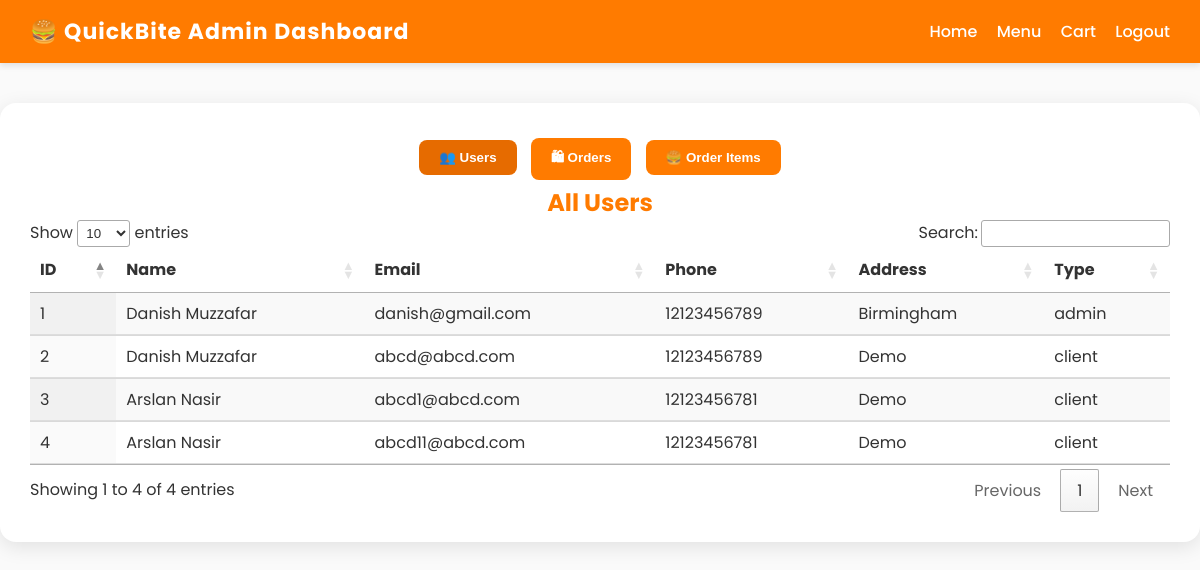
Page /admin_dashboard on the committed database.
### models.py (models this page shows, shortened)
class User(db.Model):
    __tablename__ = 'user'
    id = db.Column(db.Integer, primary_key=True)
    first_name = db.Column(db.String(100), nullable=False)
    last_name = db.Column(db.String(100), nullable=False)
    email = db.Column(db.String(120), unique=True, nullable=False)
    phone = db.Column(db.String(11), nullable=False)
    address = db.Column(db.String(250), nullable=False)
    password = db.Column(db.String(100), nullable=False)
    type = db.Column(db.String(20), default='client')  # 'client' or 'admin'
    orders = db.relationship('Order', backref='user', lazy=True)

### app.py (the view)
@app.route('/admin_dashboard')
def admin_dashboard():
    users = User.query.all()
    orders = Order.query.order_by(Order.created_at.desc()).all()
    order_items = OrderItem.query.all()
    order_list = []
    for o in orders:
        order_list.append({
            "id": o.id,
            "user_id": o.user_id,
            "customer_name": o.customer_name,
            "email": o.email,
            "phone": o.phone,
            "address": o.address,
            "total_amount": float(o.total_amount or 0),
            "created_at": o.created_at.strftime("%Y-%m-%d %H:%M:%S") if o.created_at else "",
            "is_guest": bool(o.is_guest),
            "status": o.status
        })
    return render_template(
        'admin_dashboard.html',
        users=users,
        orders=orders,
        order_items=order_items,
        orders_json=order_list  # ✅ pass this version for Chart.js
    )

### templates/admin_dashboard.html (shortened to what this page needs)
<!DOCTYPE html>
<html lang="en">
<head>
  <link rel="stylesheet" href="https://cdn.datatables.net/1.13.4/css/jquery.dataTables.min.css">
  <link rel="stylesheet" href="{{ url_for('static', filename='style.css') }}">
</head>
<body>
<header>
  <h1>🍔 QuickBite Admin Dashboard</h1>
  <nav>
    <a href="/">Home</a>
    <a href="/menu">Menu</a>
    <a href="/cart">Cart</a>
    <a href="/admin_login">Logout</a>
  </nav>
</header>
<div class="dashboard-container">
  <nav style="text-align:center;">
    <button class="tab-btn active" onclick="showTab('users')">👥 Users</button>
    <button class="tab-btn" onclick="showTab('orders')">🛍 Orders</button>
    <button class="tab-btn" onclick="showTab('items')">🍔 Order Items</button>
  </nav>
  <div id="users" class="tab-content active">
    <h2>All Users</h2>
    <table id="userTable" class="display">
      <thead>
        <tr><th>ID</th><th>Name</th><th>Email</th><th>Phone</th><th>Address</th><th>Type</th></tr>
      </thead>
      <tbody>
        {% for user in users %}
        <tr>
          <td>{{ user.id }}</td>
          <td>{{ user.first_name }} {{ user.last_name }}</td>
          <td>{{ user.email }}</td>
          <td>{{ user.phone }}</td>
          <td>{{ user.address }}</td>
          <td>{{ user.type }}</td>
        </tr>
        {% endfor %}
      </tbody>
    </table>
  </div>
</div>
</body>
</html>

### static/style.css (style rules this page uses)
* { margin: 0; padding: 0; box-sizing: border-box; }
body { font-family: 'Poppins', sans-serif; background: #f9f9f9; color: #333; min-height: 100vh; }
header { background: #ff7b00; color: #fff; display: flex; justify-content: space-between; align-items: center; padding: 15px 30px; box-shadow: 0 3px 6px rgba(0,0,0,0.1); }
header h1 { font-size: 22px; letter-spacing: 1px; }
header a { color: #fff; margin-left: 15px; text-decoration: none; font-weight: 500; }
header { position: sticky; top: 0; z-index: 1000; }
body { transition: background-color 0.4s ease, color 0.4s ease; }

### templates/admin_dashboard.html (style rules this page uses)
body { background: #fafafa; }
.dashboard-container { max-width: 1200px; margin: 40px auto; background: #fff; border-radius: 16px; padding: 30px; box-shadow: 0 5px 20px rgba(0,0,0,0.1); }
h2 { color: #ff7b00; text-align: center; }
nav button { background: #ff7b00; border: none; color: white; padding: 10px 20px; margin: 5px; border-radius: 8px; cursor: pointer; font-weight: 600; }
nav button.active { background: #e66b00; }
table { width: 100%; border-collapse: collapse; margin-top: 20px; }
th, td { padding: 8px 12px; border-bottom: 1px solid #ddd; text-align: left; }
.tab-content { display: none; }
.tab-content.active { display: block; }

### rows in the picture
User: id "1", first_name "Danish", last_name "Muzzafar", email "danish@gmail.com", phone "12123456789", address "Birmingham", type "admin"
User: id "2", first_name "Danish", last_name "Muzzafar", email "abcd@abcd.com", phone "12123456789", address "Demo", type "client"
User: id "3", first_name "Arslan", last_name "Nasir", email "abcd1@abcd.com", phone "12123456781", address "Demo", type "client"
User: id "4", first_name "Arslan", last_name "Nasir", email "abcd11@abcd.com", phone "12123456781", address "Demo", type "client"
